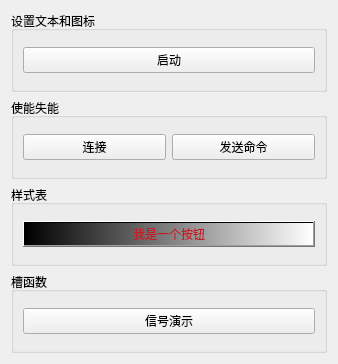
<?xml version="1.0" encoding="UTF-8"?>
<ui version="4.0">
 <class>Widget</class>
 <widget class="QWidget" name="Widget">
  <property name="geometry">
   <rect>
    <x>0</x>
    <y>0</y>
    <width>338</width>
    <height>364</height>
   </rect>
  </property>
  <property name="windowTitle">
   <string>Widget</string>
  </property>
  <layout class="QVBoxLayout" name="verticalLayout">
   <item>
    <widget class="QGroupBox" name="groupBox">
     <property name="title">
      <string>设置文本和图标</string>
     </property>
     <layout class="QVBoxLayout" name="verticalLayout_2">
      <item>
       <widget class="QPushButton" name="btnStart">
        <property name="text">
         <string>启动</string>
        </property>
       </widget>
      </item>
     </layout>
    </widget>
   </item>
   <item>
    <widget class="QGroupBox" name="groupBox_2">
     <property name="title">
      <string>使能失能</string>
     </property>
     <layout class="QHBoxLayout" name="horizontalLayout">
      <item>
       <widget class="QPushButton" name="btnConnect">
        <property name="text">
         <string>连接</string>
        </property>
       </widget>
      </item>
      <item>
       <widget class="QPushButton" name="btnSend">
        <property name="text">
         <string>发送命令</string>
        </property>
       </widget>
      </item>
     </layout>
    </widget>
   </item>
   <item>
    <widget class="QGroupBox" name="groupBox_3">
     <property name="title">
      <string>样式表</string>
     </property>
     <layout class="QVBoxLayout" name="verticalLayout_3">
      <item>
       <widget class="QPushButton" name="btnStyle">
        <property name="styleSheet">
         <string notr="true">background-color: qlineargradient(spread:pad, x1:0, y1:0, x2:1, y2:0, stop:0 rgba(0, 0, 0, 255), stop:1 rgba(255, 255, 255, 255));
color: rgb(192, 28, 40);</string>
        </property>
        <property name="text">
         <string>我是一个按钮</string>
        </property>
       </widget>
      </item>
     </layout>
    </widget>
   </item>
   <item>
    <widget class="QGroupBox" name="groupBox_4">
     <property name="title">
      <string>槽函数</string>
     </property>
     <layout class="QVBoxLayout" name="verticalLayout_4">
      <item>
       <widget class="QPushButton" name="btnSignal">
        <property name="text">
         <string>信号演示</string>
        </property>
       </widget>
      </item>
     </layout>
    </widget>
   </item>
  </layout>
 </widget>
 <resources/>
 <connections/>
</ui>
